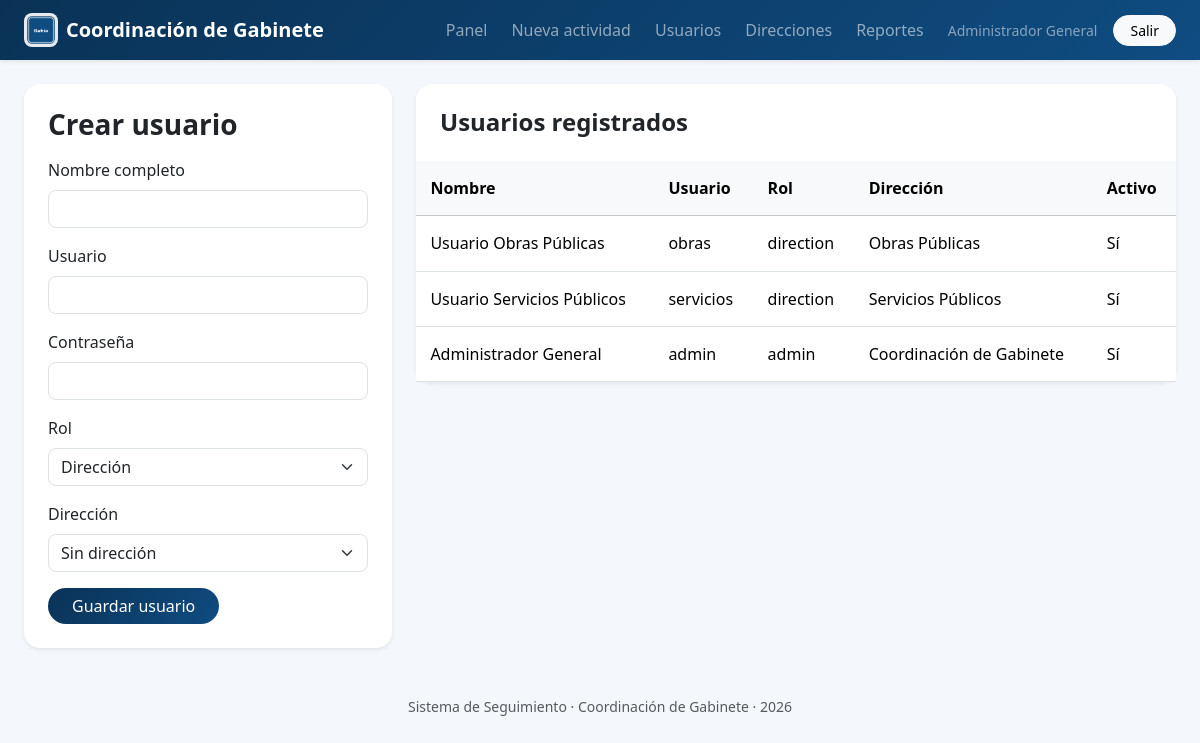
The app's page /users (signed in) with its own data.
### tables this page shows
CREATE TABLE users (
            id INTEGER PRIMARY KEY AUTOINCREMENT,
            full_name TEXT NOT NULL,
            username TEXT NOT NULL UNIQUE,
            password_hash TEXT NOT NULL,
            role TEXT NOT NULL CHECK(role IN ('admin', 'direction')),
            direction_id INTEGER,
            active INTEGER NOT NULL DEFAULT 1,
            created_at TEXT NOT NULL,
            FOREIGN KEY (direction_id) REFERENCES directions(id)
        );

CREATE TABLE directions (
            id INTEGER PRIMARY KEY AUTOINCREMENT,
            name TEXT NOT NULL UNIQUE,
            responsible_name TEXT,
            email TEXT,
            created_at TEXT NOT NULL
        );

### app.py (the view, shortened to what this page needs)
@app.route("/users", methods=["GET", "POST"])
@login_required
@admin_required
def users():
    conn = get_db()
    directions = conn.execute("SELECT id, name FROM directions ORDER BY name").fetchall()
    users_rows = conn.execute(
        """
        SELECT u.*, d.name AS direction_name
        FROM users u
        LEFT JOIN directions d ON d.id = u.direction_id
        ORDER BY u.id DESC
        """
    ).fetchall()
    conn.close()
    return render_template("users.html", users=users_rows, directions=directions)

### app.py (called while the page is built)
def get_db():
    conn = sqlite3.connect(DB_PATH)
    conn.row_factory = sqlite3.Row
    return conn

def login_required(view):
    @wraps(view)
    def wrapped(*args, **kwargs):
        if "user_id" not in session:
            flash("Debes iniciar sesión.", "warning")
            return redirect(url_for("login"))
        return view(*args, **kwargs)
    return wrapped

def admin_required(view):
    @wraps(view)
    def wrapped(*args, **kwargs):
        if session.get("role") != "admin":
            abort(403)
        return view(*args, **kwargs)
    return wrapped

@app.context_processor
def inject_globals():
    return {
        "session": session,
        "current_year": datetime.now().year,
    }

### templates/users.html (shortened to what this page needs)
{% extends 'base.html' %}
{% block content %}
<div class="row g-4">
  <div class="col-lg-4">
    <div class="card border-0 shadow-sm rounded-4">
      <div class="card-body p-4">
        <h1 class="h3 fw-bold mb-3">Crear usuario</h1>
        <form method="post" class="row g-3">
          <div class="col-12">
            <label class="form-label">Nombre completo</label>
            <input name="full_name" class="form-control rounded-3" required>
          </div>
          <div class="col-12">
            <label class="form-label">Usuario</label>
            <input name="username" class="form-control rounded-3" required>
          </div>
          <div class="col-12">
            <label class="form-label">Contraseña</label>
            <input name="password" class="form-control rounded-3" required>
          </div>
          <div class="col-12">
            <label class="form-label">Rol</label>
            <select name="role" class="form-select rounded-3">
              <option value="direction">Dirección</option>
            </select>
          </div>
          <div class="col-12">
            <label class="form-label">Dirección</label>
            <select name="direction_id" class="form-select rounded-3">
              <option value="">Sin dirección</option>
            </select>
          </div>
          <div class="col-12"><button class="btn btn-brand rounded-pill px-4">Guardar usuario</button></div>
        </form>
      </div>
    </div>
  </div>
  <div class="col-lg-8">
    <div class="card border-0 shadow-sm rounded-4">
      <div class="card-body p-0">
        <div class="p-4"><h2 class="h4 fw-bold mb-0">Usuarios registrados</h2></div>
        <div class="table-responsive">
          <table class="table mb-0 align-middle">
            <thead class="table-light">
              <tr><th>Nombre</th><th>Usuario</th><th>Rol</th><th>Dirección</th><th>Activo</th></tr>
            </thead>
            <tbody>
              {% for user in users %}
              <tr>
                <td>{{ user.full_name }}</td>
                <td>{{ user.username }}</td>
                <td>{{ user.role }}</td>
                <td>{{ user.direction_name or '-' }}</td>
                <td>{{ 'Sí' if user.active else 'No' }}</td>
              </tr>
              {% else %}
              <tr><td colspan="5" class="text-center py-4 text-muted">Sin usuarios.</td></tr>
              {% endfor %}
            </tbody>
          </table>
        </div>
      </div>
    </div>
  </div>
</div>
{% endblock %}

### static/style.css (style rules this page uses)
:root { --brand: #0f4c81; --brand-dark: #0a3256; --light-bg: #f4f7fb; }
body { background: var(--light-bg); color: #1f2937; }
.btn-brand { background: linear-gradient(135deg, var(--brand-dark), var(--brand)); color: #fff; border: none; }
.table > :not(caption) > * > * { padding: .95rem .9rem; }

### records on screen
users: full_name "Usuario Obras Públicas", username "obras", role "direction", name "Obras Públicas", active "Sí"
users: full_name "Usuario Servicios Públicos", username "servicios", role "direction", name "Servicios Públicos", active "Sí"
users: full_name "Administrador General", username "admin", role "admin", name "Coordinación de Gabinete", active "Sí"

### other values on screen
{{ session.full_name }} "Administrador General"
